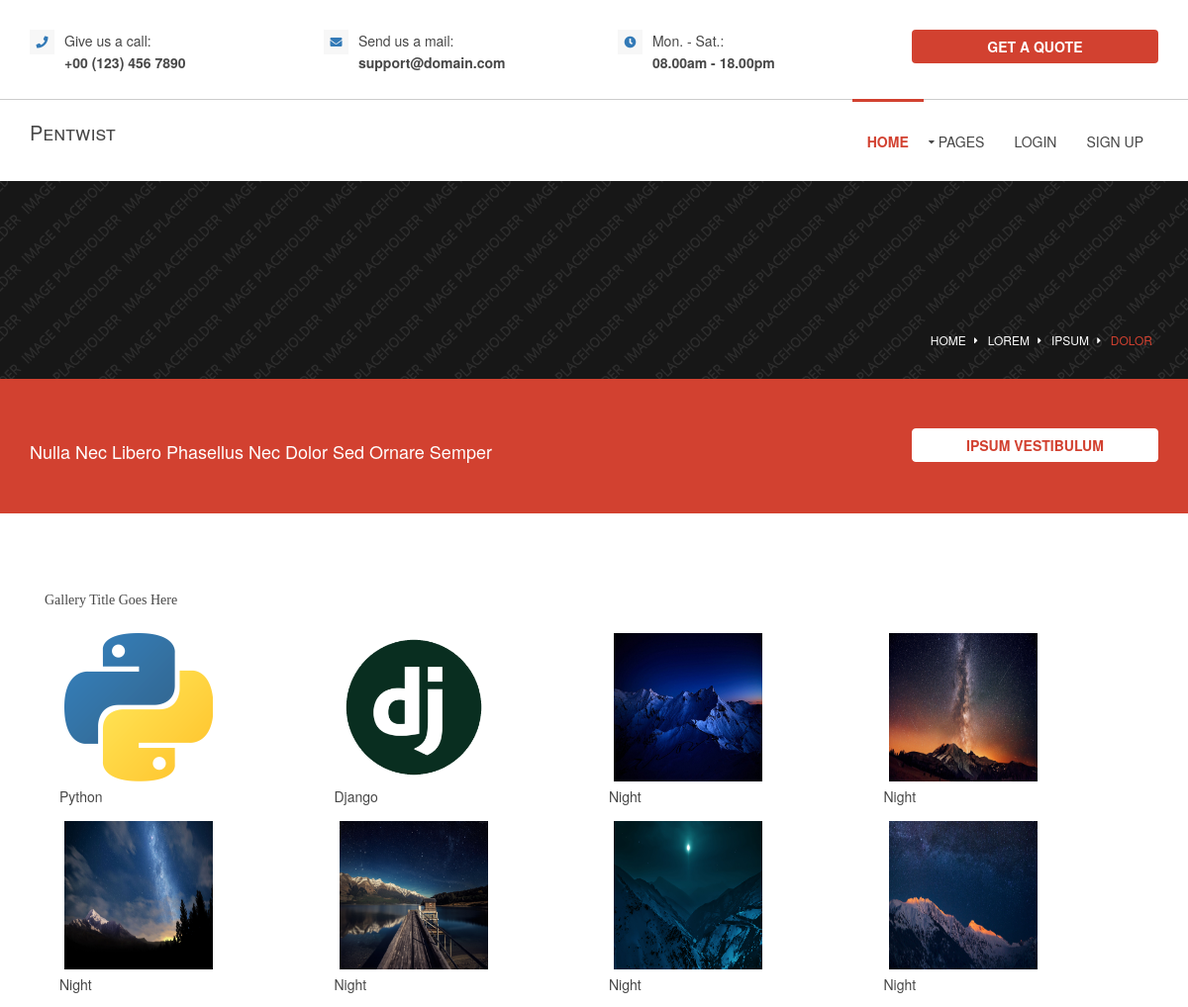
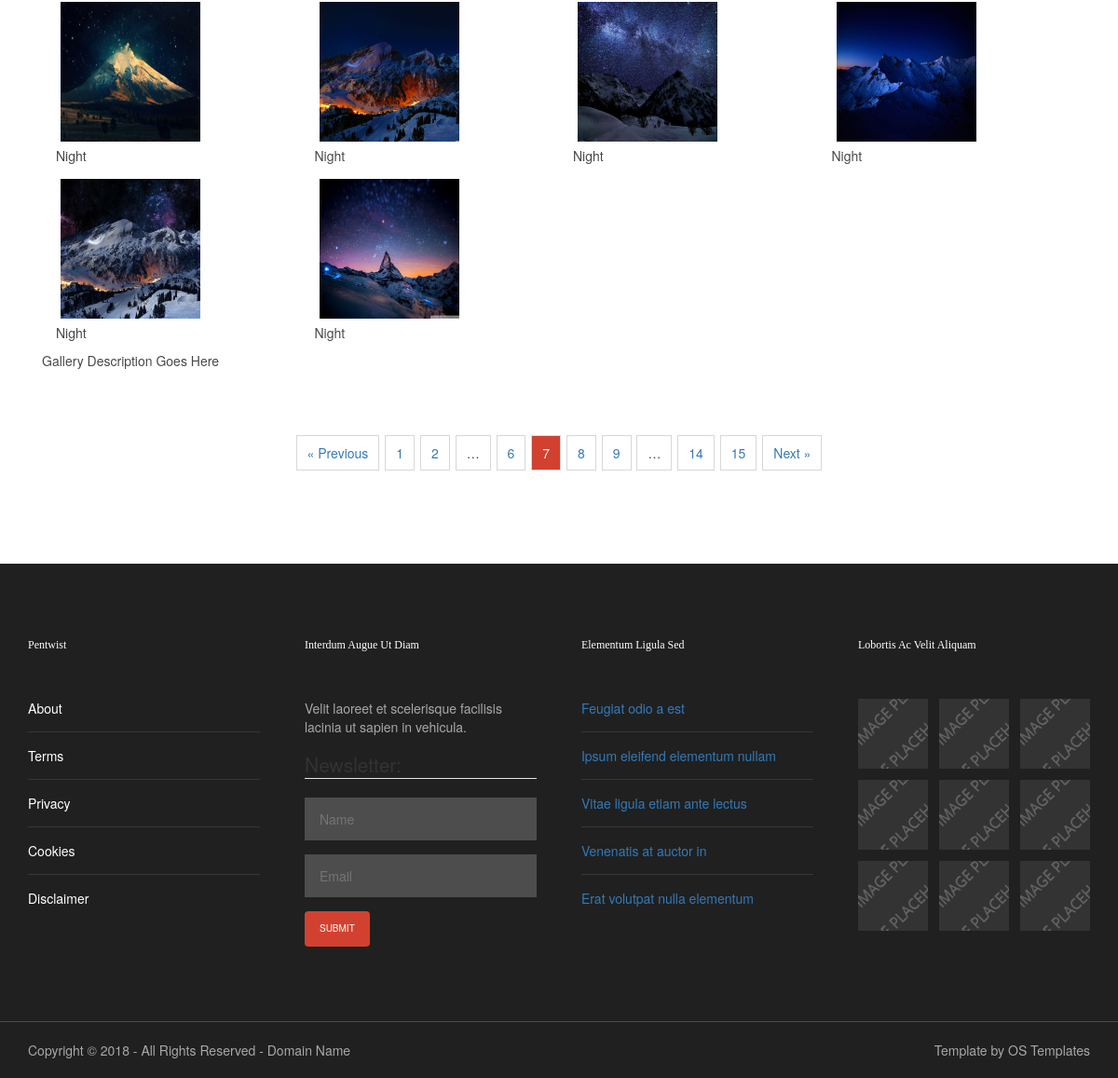
Page /gallery/ on the committed database (2 pictures, top to bottom).
### app10/models.py (models this page shows)
class Gallery(models.Model):
    Name = models.CharField(max_length=10)
    Description = models.CharField(max_length=50)
    Category = models.CharField(max_length=10)
    Price = models.IntegerField()
    Photo = models.ImageField(upload_to='gallery/', null=True, blank=True)

### app10/views.py (the view)
# urls.py: path('gallery/', views.galleryPage, name='gallery'),
def galleryPage(request):
    data = Gallery.objects.all()
    return render(request, 'gallery.html', {'data':data})

### app10/templates/gallery.html (shortened to what this page needs)
{% extends 'base.html' %}
{% load static %}
{% block content %}
  <div class="wrapper bgded overlay" style="background-image:url('../images/demo/backgrounds/01.png');">
    <div id="breadcrumb" class="hoc clear">
      <ul>
        <li><a href="#">Home</a></li>
        <li><a href="#">Lorem</a></li>
        <li><a href="#">Ipsum</a></li>
        <li><a href="#">Dolor</a></li>
      </ul>
    </div>
  </div>
  <div class="wrapper coloured">
    <article class="hoc cta clear">
      <h6 class="three_quarter first font-x2">Nulla nec libero phasellus nec dolor sed ornare semper</h6>
      <footer class="one_quarter"><a class="btn" href="#"><strong>Ipsum vestibulum</strong></a></footer>
    </article>
  </div>
  <div class="wrapper row3">
    <main class="hoc container clear">
      <div class="content">
        <div id="gallery">
          <figure>
            <header class="heading">Gallery Title Goes Here</header>
            {% for d in data %}
            <div class="col-sm-3">
              <a href="{% url 'app10:details' d.id %}"><img src="{{ d.Photo.url }}" alt="" style="height: 150px; width: 150px; margin: 5px;"></a>
              <p>{{ d.Name }}</p>
            </div>
            {% endfor %}
            <figcaption>Gallery Description Goes Here</figcaption>
          </figure>
        </div>
        <nav class="pagination">
          <ul>
            <li><a href="#">&laquo; Previous</a></li>
            <li><a href="#">1</a></li>
            <li><a href="#">2</a></li>
            <li><strong>&hellip;</strong></li>
            <li><a href="#">6</a></li>
            <li class="current"><strong>7</strong></li>
            <li><a href="#">8</a></li>
            <li><a href="#">9</a></li>
            <li><strong>&hellip;</strong></li>
            <li><a href="#">14</a></li>
            <li><a href="#">15</a></li>
            <li><a href="#">Next &raquo;</a></li>
          </ul>
        </nav>
      </div>
    </main>
  </div>
{% endblock content %}

### app10/templates/base.html (shortened to what this page needs)
<!DOCTYPE html>
{% load static %}
<html lang="">
<head>
<link href="{% static 'layout/styles/layout.css' %}" rel="stylesheet" type="text/css" media="all">
<link rel="stylesheet" href="https://maxcdn.bootstrapcdn.com/bootstrap/3.3.7/css/bootstrap.min.css">
</head>
<body id="top">
<div class="wrapper row0">
  <section id="ctdetails" class="hoc clear">
    <ul class="nospace clear">
      <li class="one_quarter first">
        <div class="block clear"><a href="#"><i class="fas fa-phone"></i></a> <span>Give us a call: <strong>+00 (123) 456 7890</strong></span></div>
      </li>
      <li class="one_quarter">
        <div class="block clear"><a href="#"><i class="fas fa-envelope"></i></a> <span>Send us a mail: <strong>support@domain.com</strong></span></div>
      </li>
      <li class="one_quarter">
        <div class="block clear"><a href="#"><i class="fas fa-clock"></i></a> <span>Mon. - Sat.: <strong>08.00am - 18.00pm</strong></span></div>
      </li>
      <li class="one_quarter"><a class="btn" href="#"><strong>Get A Quote</strong></a></li>
    </ul>
  </section>
</div>
<div class="wrapper row1">
  <header id="header" class="hoc clear">
    <div id="logo" class="fl_left">
      <h1><a href="{% url 'app10:index' %}">Pentwist</a></h1>
    </div>
    <nav id="mainav" class="fl_right">
      <ul class="clear">
        <li class="active"><a href="{% url 'app10:index' %}">Home</a></li>
        <li><a class="drop" href="#">Pages</a>
        </li>
        <li><a href="{% url 'app10:login' %}">Login</a></li>
        <li><a href="{% url 'app10:register' %}">Sign Up</a></li>
      </ul>
    </nav>
  </header>
</div>
{% block content %}
{% endblock content %}
<div class="wrapper row4">
  <footer id="footer" class="hoc clear">
    <div class="one_quarter first">
      <h6 class="heading">Pentwist</h6>
      <nav>
        <ul class="nospace linklist">
          <li><a href="#">About</a></li>
          <li><a href="#">Terms</a></li>
          <li><a href="#">Privacy</a></li>
          <li><a href="#">Cookies</a></li>
          <li><a href="#">Disclaimer</a></li>
        </ul>
      </nav>
    </div>
    <div class="one_quarter">
      <h6 class="heading">Interdum augue ut diam</h6>
      <p class="nospace btmspace-15">Velit laoreet et scelerisque facilisis lacinia ut sapien in vehicula.</p>
      <form action="#" method="post">
        <fieldset>
          <legend>Newsletter:</legend>
          <input class="btmspace-15" type="text" value="" placeholder="Name">
          <input class="btmspace-15" type="text" value="" placeholder="Email">
          <button class="btn" type="submit" value="submit">Submit</button>
        </fieldset>
      </form>
    </div>
    <div class="one_quarter">
      <h6 class="heading">Elementum ligula sed</h6>
      <ul class="nospace linklist">
        <li><a href="#">Feugiat odio a est</a></li>
        <li><a href="#">Ipsum eleifend elementum nullam</a></li>
        <li><a href="#">Vitae ligula etiam ante lectus</a></li>
        <li><a href="#">Venenatis at auctor in</a></li>
        <li><a href="#">Erat volutpat nulla elementum</a></li>
      </ul>
    </div>
    <div class="one_quarter last">
      <h6 class="heading">Lobortis ac velit aliquam</h6>
      <ul class="nospace clear latestimg">
        <li><a class="imgover" href="#"><img src="{% static 'images/demo/100x100.png' %}" alt=""></a></li>
        <li><a class="imgover" href="#"><img src="{% static 'images/demo/100x100.png' %}" alt=""></a></li>
        <li><a class="imgover" href="#"><img src="{% static 'images/demo/100x100.png' %}" alt=""></a></li>
        <li><a class="imgover" href="#"><img src="{% static 'images/demo/100x100.png' %}" alt=""></a></li>
        <li><a class="imgover" href="#"><img src="{% static 'images/demo/100x100.png' %}" alt=""></a></li>
        <li><a class="imgover" href="#"><img src="{% static 'images/demo/100x100.png' %}" alt=""></a></li>
        <li><a class="imgover" href="#"><img src="{% static 'images/demo/100x100.png' %}" alt=""></a></li>
        <li><a class="imgover" href="#"><img src="{% static 'images/demo/100x100.png' %}" alt=""></a></li>
        <li><a class="imgover" href="#"><img src="{% static 'images/demo/100x100.png' %}" alt=""></a></li>
      </ul>
    </div>
  </footer>
</div>
<div class="wrapper row5">
  <div id="copyright" class="hoc clear">
    <p class="fl_left">Copyright &copy; 2018 - All Rights Reserved - <a href="#">Domain Name</a></p>
    <p class="fl_right">Template by <a target="_blank" href="https://www.os-templates.com/" title="Free Website Templates">OS Templates</a></p>
  </div>
</div>
</body>
</html>

### static/layout/styles/framework.css (style rules this page uses)
html { overflow-y:scroll; overflow-x:hidden; }
html, body { margin:0; padding:0; font-size:14px; line-height:1.6em; }
*, *::before, *::after { box-sizing:border-box; }
.nospace { margin:0; padding:0; list-style:none; }
.block { display:block; }
.overlay { position:relative; z-index:1; }
.overlay::after { display:block; position:absolute; top:0; left:0; width:100%; height:100%; content:""; z-index:-1; }
.bgded { background-position:top center; background-repeat:no-repeat; background-size:cover; }
.btn, button.btn { display:inline-block; padding:8px 25px 10px; text-transform:uppercase; font-size:1rem; font-weight:400; border:1px solid; }
button.btn { cursor:pointer; }
.clear, .group { display:block; }
.clear::before, .clear::after, .group::before, .group::after { display:table; content:""; }
.clear, .clear::after, .group, .group::after { clear:both; }
a { outline:none; text-decoration:none; }
.fl_left, .imgl { float:left; }
.fl_right, .imgr { float:right; }
img { width:auto; max-width:100%; height:auto; margin:0; padding:0; border:none; line-height:normal; vertical-align:middle; }
.imgover { display:inline-block; position:relative; max-width:100%; }
.imgover::before, .imgover::after { display:block; position:absolute; content:""; text-align:center; opacity:0; }
.imgover::before { top:0; right:0; bottom:0; left:0; }
.imgover::after { top:50%; left:50%; width:50px; height:50px; line-height:50px; margin:-25px 0 0 -25px; font-family:"Font Awesome 5 Free"; font-weight:900; content:"\f0c1"; font-size:28px; }
body, input, textarea, select { font-family:Verdana, Geneva, sans-serif; }
h1, h2, h3, h4, h5, h6, .heading { font-family:Georgia, "Times New Roman", Times, serif; }
form, fieldset, legend { margin:0; padding:0; border:none; }
legend { display:none; }
label, input, textarea, select, button { display:block; resize:none; outline:none; color:inherit; font-size:inherit; font-family:inherit; vertical-align:middle; }
::placeholder { opacity:1; }
h1, h2, h3, h4, h5, h6, .heading { margin:0 0 20px 0; font-size:1.4rem; line-height:normal; font-weight:normal; text-transform:capitalize; }
.font-x2 { font-size:1.8rem; line-height:normal; }
.wrapper { display:block; position:relative; width:100%; margin:0; padding:0; text-align:left; word-wrap:break-word; }
.hoc { display:block; margin:0 auto; }
address, article, aside, figcaption, figure, footer, header, main, nav, section { display:block; margin:0; padding:0; }
.one_half, .one_third, .two_third, .one_quarter, .two_quarter, .three_quarter { display:inline-block; float:left; margin:0 0 0 4.21052%; list-style:none; }
.first { margin-left:0; clear:left; }
.one_quarter { width:21.8421%; }
.three_quarter { width:73.94736%; }
.btmspace-15 { margin-bottom:15px; }

### rows in the picture
Gallery: Photo (picture), Name "Python"
Gallery: Photo (picture), Name "Django"
Gallery: Photo (picture), Name "Night"
Gallery: Photo (picture), Name "Night"
Gallery: Photo (picture), Name "Night"
Gallery: Photo (picture), Name "Night"
Gallery: Photo (picture), Name "Night"
Gallery: Photo (picture), Name "Night"
Gallery: Photo (picture), Name "Night"
Gallery: Photo (picture), Name "Night"
Gallery: Photo (picture), Name "Night"
Gallery: Photo (picture), Name "Night"
Gallery: Photo (picture), Name "Night"
Gallery: Photo (picture), Name "Night"
